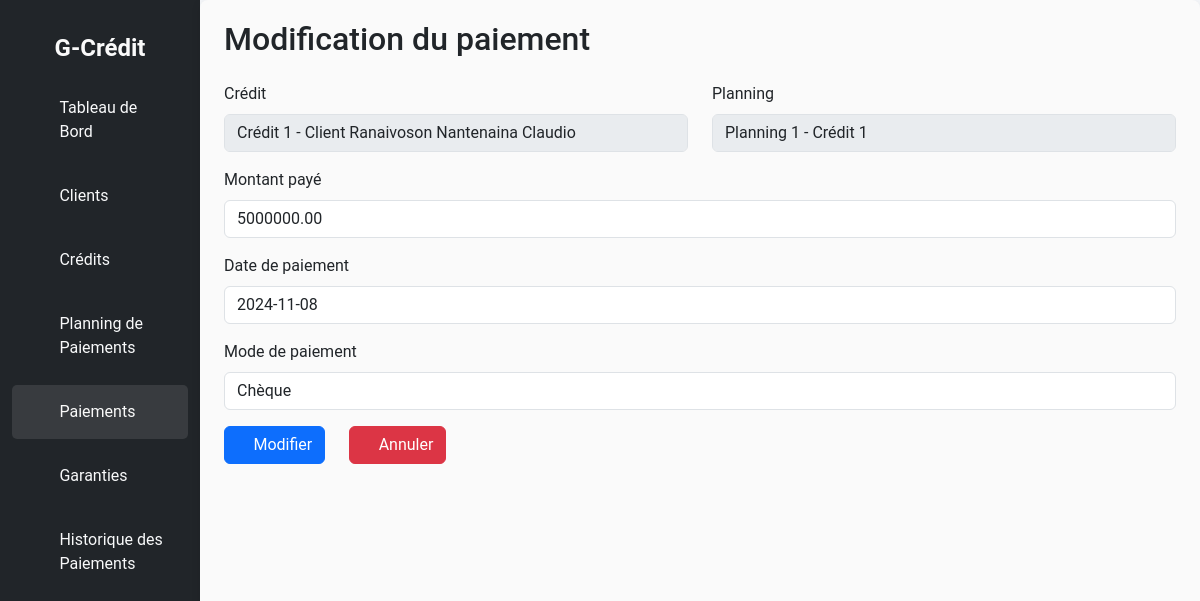
Screenshot of /credit/paiements/modification/1/ with the database file from the repository.
### credit/models.py (models this page shows, shortened)
class Paiement(models.Model):
    id = models.AutoField(primary_key=True)
    credit = models.ForeignKey(Credit, on_delete=models.CASCADE, related_name="paiements")
    planning = models.ForeignKey(PlanningPaiements, on_delete=models.CASCADE, related_name="paiements")
    montant_paye = models.DecimalField(max_digits=15, decimal_places=2)
    date_paiement = models.DateField()
    mode_paiement = models.CharField(max_length=10, choices=[
        ('cheque', 'Chèque'),
        ('carte', 'Carte bancaire'),
        ('espece', 'Espèces'),
        ('virement', 'Virement bancaire'),
    ])

### credit/views.py (the view, shortened to what this page needs)
# urls.py: path('paiements/modification/<int:id>/', views.PaiementUpdate.as_view(), name='paiement-update'),
class PaiementUpdate(UpdateView):
    template_name = 'Paiements/paiementUpdate.html'
    model = Paiement
    form_class = PaiementUpForm
    pk_url_kwarg = "id"
    success_url = '/credit/paiements/'

### credit/form.py
class PaiementUpForm(forms.ModelForm):
    class Meta:
        model = Paiement
        fields = ['credit' ,'planning', 'montant_paye', 'date_paiement', 'mode_paiement']
        widgets = {
            'date_paiement': forms.TextInput(attrs={'class': 'form-control'}),
        }
    def __init__(self, *args, **kwargs):
        super().__init__(*args, **kwargs)
        self.fields['credit'].disabled = True
        self.fields['planning'].disabled = True
        for field in self.fields.values():
            field.widget.attrs['class'] = 'form-control'

### credit/models.py (called while the page is built)
    def __str__(self):
        return f"Crédit {self.id} - Client {self.client.nom} {self.client.prenom}"

    def __str__(self):
        return f"Planning {self.numero_echeance} - Crédit {self.credit.id}"

### templates/Paiements/paiementUpdate.html (shortened to what this page needs)
{% load crispy_forms_tags %}
<!DOCTYPE html>
<html lang="fr">
<head>
    {% load static %}
    <link rel="stylesheet" href="{% static 'bootstrap/css/bootstrap.css' %}">
    <link rel="stylesheet" href="{% static 'credit/css/style.css' %}">
    <link rel="stylesheet" href="{% static 'bootstrap-icons-1.11.3/font/bootstrap-icons.css' %}">
    <link rel="stylesheet" href="{% static 'sweetalert/sweetalert2.min.css' %}">
</head>
<body>
    <div class="container-fluid">
        <div class="row">
            <nav class="col-md-3 col-lg-2 d-none d-md-block bg-dark sidebar">
                <div class="logo-details">
                    <span class="logo_name">G-Crédit</span>
                </div>
                <ul class="nav-links">
                    <li>
                        <a href="{% url 'home' %}">
                            <i class="bi bi-grid"></i>
                            <span>Tableau de Bord</span>
                        </a>
                    </li>
                    <li>
                        <a href="{% url 'client-list' %}">
                            <i class="bi bi-person"></i>
                            <span>Clients</span>
                        </a>
                    </li>
                    <li>
                        <a href="{% url 'credit-list' %}">
                            <i class="bi bi-calendar"></i>
                            <span>Crédits</span>
                        </a>
                    </li>
                    <li>
                        <a href="{% url 'planning-paiement-list' %}">
                            <i class="bi bi-file-earmark-text"></i>
                            <span>Planning de Paiements</span>
                        </a>
                    </li>
                    <li>
                        <a href="{% url 'paiement-list' %}" class="active">
                            <i class="bi bi-cash-coin"></i>
                            <span>Paiements</span>
                        </a>
                    </li>
                    <li>
                        <a href="{% url 'garantie-list' %}">
                            <i class="bi bi-shield-lock"></i>
                            <span>Garanties</span>
                        </a>
                    </li>
                    <li>
                        <a href="{% url 'historique-list' %}">
                            <i class="bi bi-journal-text"></i>
                            <span>Historique des Paiements</span>
                        </a>
                    </li>
                </ul>
            </nav>
            <main class="col-md-9 ms-sm-auto col-lg-10 px-md-4" id="main-content">
                <h2 class="mb-4">Modification du paiement</h2>
                <form method="post">
                    <div class="row">
                        <div class="col-md-6 mb-3">
                            <label for="id_credit" class="form-label">Crédit</label>
                            {{ form.credit }}
                        </div>
                        <div class="col-md-6 mb-3">
                            <label for="id_planning" class="form-label">Planning</label>
                            {{ form.planning }}
                        </div>
                    </div>
                    <div class="mb-3">
                        <label for="id_montant_paye" class="form-label">Montant payé</label>
                        {{ form.montant_paye }}
                    </div>
                    <div class="mb-3">
                        <label for="id_date_paiement" class="form-label">Date de paiement</label>
                        {{ form.date_paiement }}
                    </div>
                    <div class="mb-3">
                        <label for="id_mode_paiement" class="form-label">Mode de paiement</label>
                        {{ form.mode_paiement }}
                    </div>
                    <div class="row">
                        <div class="col-auto">
                            <button type="submit" class="btn btn-primary">
                                <i class="bi bi-pen"></i> Modifier
                            </button>
                        </div>
                        <div class="col-auto">
                            <a href="{% url 'credit-list' %}" class="btn btn-danger">
                                <i class="bi bi-x-circle"></i> Annuler
                            </a>
                        </div>
                    </div>
                </form>
            </main>
        </div>
    </div>
</body>
</html>

### statics/credit/css/style.css (style rules this page uses)
* { margin: 0; padding: 0; box-sizing: border-box; transition: all 500ms ease; }
body { font-family: 'Roboto', sans-serif; background-color: #f5f7fa; }
.sidebar { padding-top: 20px; background-color: #343a40; color: white; height: 100vh; }
.logo-details { display: flex; justify-content: center; padding: 10px; }
.logo_name { font-size: 1.5rem; font-weight: bold; color: #fafafa; }
.nav-links { list-style: none; padding: 0; }
.nav-links li { width: 100%; padding: 5px 0; }
.nav-links a { display: flex; align-items: center; padding: 15px; color: #f8f9fa; text-decoration: none; transition: background 0.3s, color 0.3s; }
.nav-links a i { margin-right: 20px; }
.nav-links a:hover, .nav-links a.active { background-color: rgba(255, 255, 255, 0.1); color: #fafafa; border-radius: 5px; }
#main-content { padding: 20px; background-color: #fafafa; border-radius: 8px; box-shadow: 0 2px 10px rgba(0, 0, 0, 0.1); }

### rows the page displays
Paiement: credit "Crédit 1 - Client Ranaivoson Nantenaina Claudio", planning "Planning 1 - Crédit 1", montant_paye "5000000.00", date_paiement "2024-11-08", mode_paiement "Chèque"
